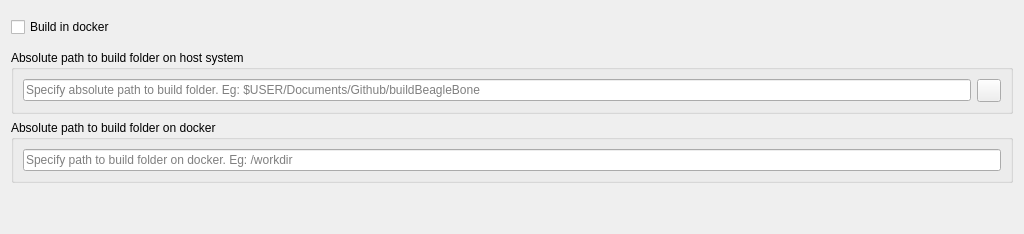
              <widget class="QWidget" name="DockerTab">
               <attribute name="title">
                <string>Docker</string>
               </attribute>
               <layout class="QGridLayout" name="gridLayout_13">
                <item row="0" column="0">
                 <layout class="QHBoxLayout" name="horizontalLayout_22">
                  <item>
                   <widget class="QCheckBox" name="dockerCheckBox">
                    <property name="toolTip">
                     <string>Check if your image is built in docker</string>
                    </property>
                    <property name="text">
                     <string>Build in docker</string>
                    </property>
                   </widget>
                  </item>
                  <item>
                   <spacer name="horizontalSpacer_14">
                    <property name="orientation">
                     <enum>Qt::Horizontal</enum>
                    </property>
                    <property name="sizeHint" stdset="0">
                     <size>
                      <width>898</width>
                      <height>33</height>
                     </size>
                    </property>
                   </spacer>
                  </item>
                 </layout>
                </item>
                <item row="1" column="0">
                 <widget class="QGroupBox" name="groupBox_2">
                  <property name="title">
                   <string>Absolute path to build folder on host system         </string>
                  </property>
                  <layout class="QHBoxLayout" name="horizontalLayout_27">
                   <item>
                    <layout class="QHBoxLayout" name="horizontalLayout_18">
                     <item>
                      <widget class="QLineEdit" name="absolutePathLineEdit">
                       <property name="toolTip">
                        <string/>
                       </property>
                       <property name="statusTip">
                        <string/>
                       </property>
                       <property name="whatsThis">
                        <string/>
                       </property>
                       <property name="accessibleName">
                        <string/>
                       </property>
                       <property name="placeholderText">
                        <string>Specify absolute path to build folder. Eg: $USER/Documents/Github/buildBeagleBone</string>
                       </property>
                      </widget>
                     </item>
                     <item>
                      <widget class="QPushButton" name="absolutePathButton">
                       <property name="minimumSize">
                        <size>
                         <width>24</width>
                         <height>23</height>
                        </size>
                       </property>
                       <property name="maximumSize">
                        <size>
                         <width>24</width>
                         <height>23</height>
                        </size>
                       </property>
                       <property name="text">
                        <string/>
                       </property>
                       <property name="icon">
                        <iconset resource="resource.qrc">
                         <normaloff>:/seer/resources/RelaxLightIcons/document-open.svg</normaloff>:/seer/resources/RelaxLightIcons/document-open.svg</iconset>
                       </property>
                      </widget>
                     </item>
                    </layout>
                   </item>
                  </layout>
                 </widget>
                </item>
                <item row="2" column="0">
                 <widget class="QGroupBox" name="groupBox_4">
                  <property name="title">
                   <string>Absolute path to build folder on docker         </string>
                  </property>
                  <layout class="QHBoxLayout" name="horizontalLayout_20">
                   <item>
                    <widget class="QLineEdit" name="dockerPathLineEdit">
                     <property name="placeholderText">
                      <string>Specify path to build folder on docker. Eg: /workdir</string>
                     </property>
                    </widget>
                   </item>
                  </layout>
                 </widget>
                </item>
                <item row="3" column="0">
                 <spacer name="verticalSpacer_6">
                  <property name="orientation">
                   <enum>Qt::Vertical</enum>
                  </property>
                  <property name="sizeHint" stdset="0">
                   <size>
                    <width>20</width>
                    <height>40</height>
                   </size>
                  </property>
                 </spacer>
                </item>
               </layout>
              </widget>
